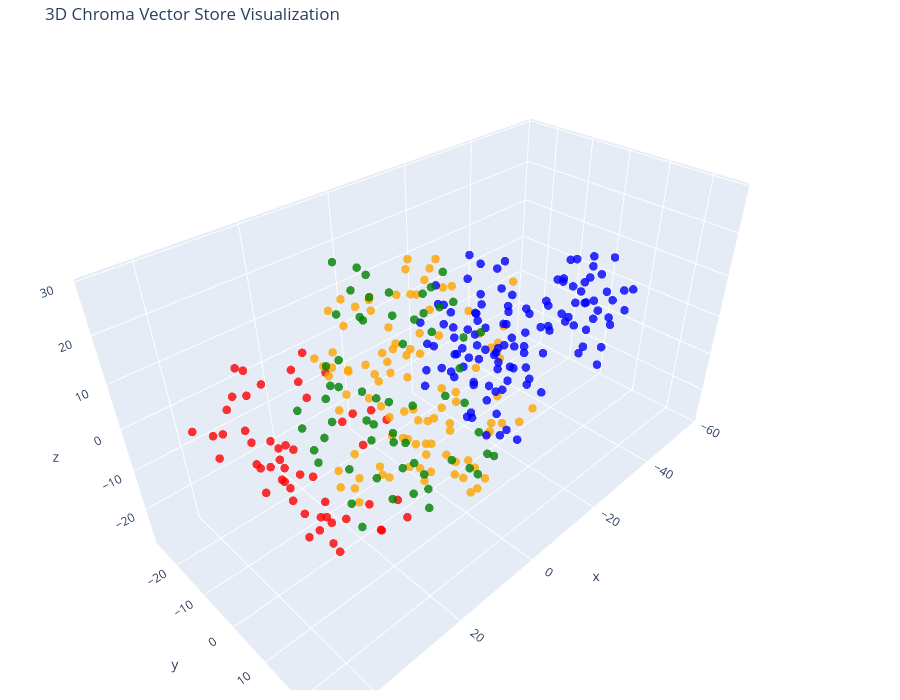

The cell this chart's notebook holds for it:
### Code cell
tsne = TSNE(n_components=3, random_state=42)
reduced_vectors = tsne.fit_transform(vectors)

# Create the 3D scatter plot
fig = go.Figure(data=[go.Scatter3d(
    x=reduced_vectors[:, 0],
    y=reduced_vectors[:, 1],
    z=reduced_vectors[:, 2],
    mode='markers',
    marker=dict(size=5, color=colors, opacity=0.8),
    text=[f"Type: {t}<br>Text: {d[:100]}..." for t, d in zip(doc_types, documents)],
    hoverinfo='text'
)])

fig.update_layout(
    title='3D Chroma Vector Store Visualization',
    scene=dict(xaxis_title='x', yaxis_title='y', zaxis_title='z'),
    width=900,
    height=700,
    margin=dict(r=10, b=10, l=10, t=40)
)

fig.show()

### Figure 1 — Plotly figure (JSON) as saved in the notebook; plotly's stock layout.template omitted (floating-point values rounded to 4 significant figures; data arrays with more than 128 entries replaced by an {"elided": "..."} marker saying what was removed)
{"data": [{"hoverinfo": "text", "marker": {"color": {"elided": "332 str values"}, "opacity": 0.8, "size": 5}, "mode": "markers", "text": {"elided": "332 str values"}, "type": "scatter3d", "x": {"elided": "332 float values"}, "y": {"elided": "332 float values"}, "z": {"elided": "332 float values"}}], "layout": {"height": 700, "margin": {"b": 10, "l": 10, "r": 10, "t": 40}, "scene": {"xaxis": {"title": {"text": "x"}}, "yaxis": {"title": {"text": "y"}}, "zaxis": {"title": {"text": "z"}}}, "title": {"text": "3D Chroma Vector Store Visualization"}, "width": 900}}
